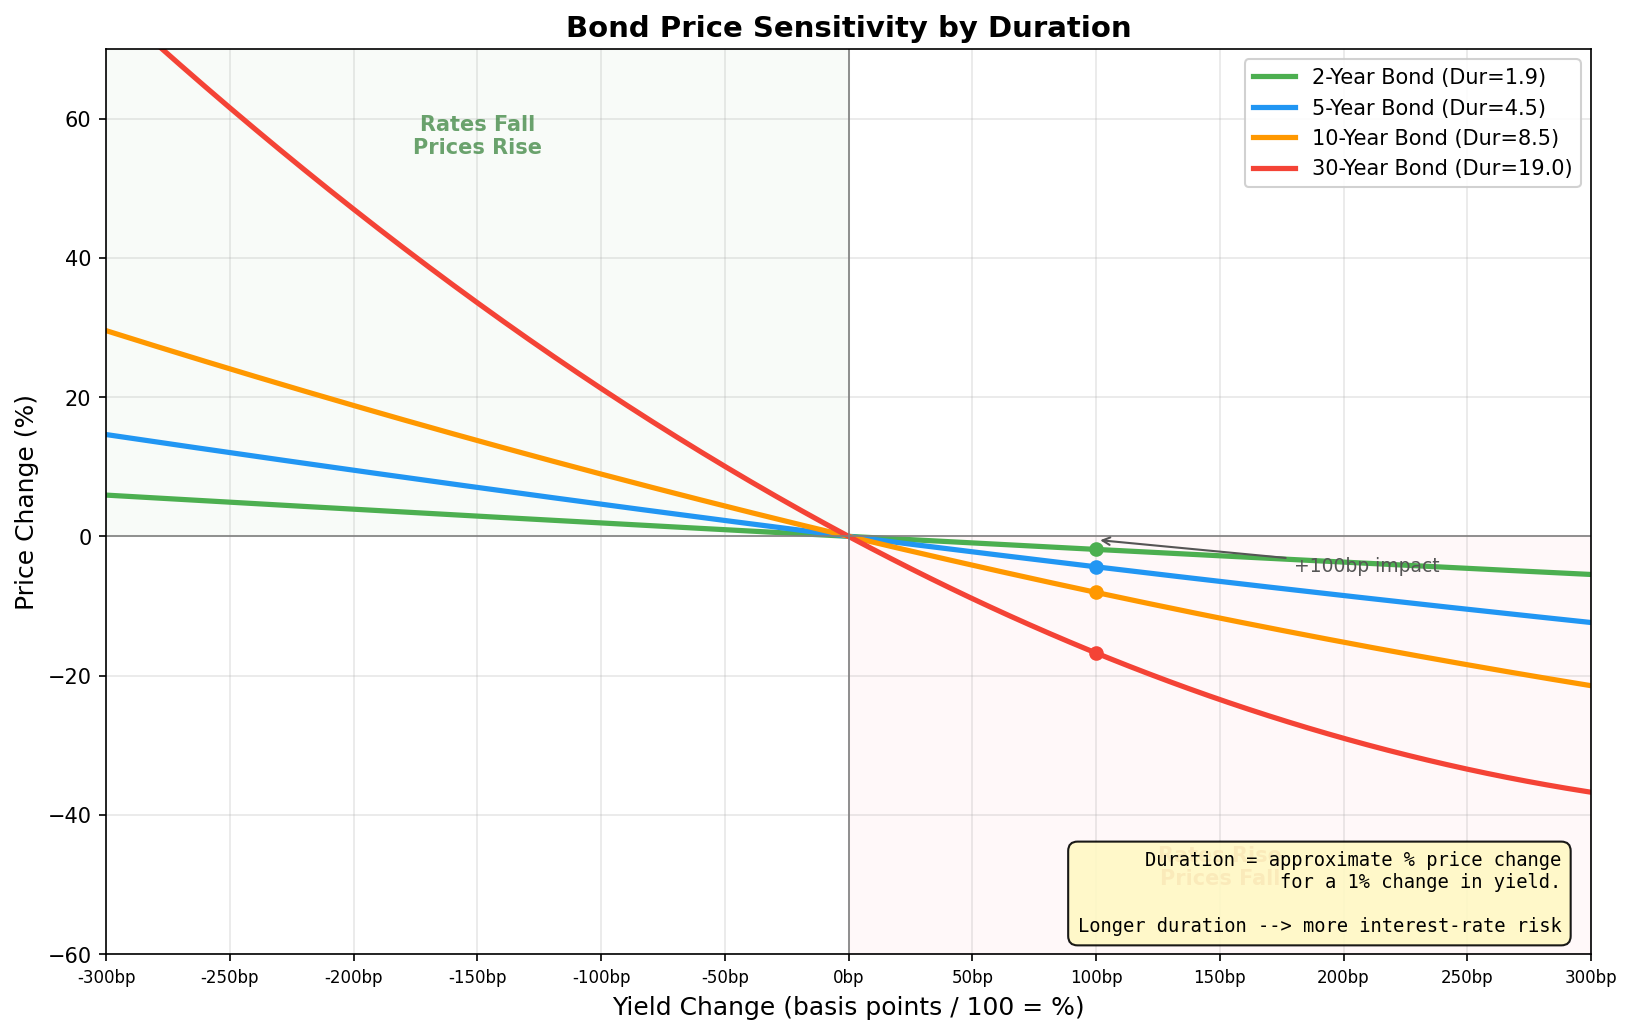

Write Python code to recreate this figure.
"""
Week 32: Bond Duration -- Price Sensitivity to Yield Changes
==============================================================
Shows how bonds of different durations (2yr, 5yr, 10yr, 30yr) react
to yield changes. Longer duration = steeper price change curve.

Output: week32_duration.png
"""

import numpy as np
import matplotlib.pyplot as plt

# -------------------------------------------------------------------
# Bond price approximation using modified duration & convexity
# -------------------------------------------------------------------
def bond_price_change(duration, convexity, yield_change):
    """
    Approximate percentage price change for a given yield shift.
    %dP ~ -D * dy + 0.5 * C * dy^2
    """
    return -duration * yield_change + 0.5 * convexity * yield_change**2

# -------------------------------------------------------------------
# Bond characteristics (modified duration, convexity)
# -------------------------------------------------------------------
bonds = {
    "2-Year Bond":  {"duration": 1.9,  "convexity": 5,    "color": "#4CAF50"},
    "5-Year Bond":  {"duration": 4.5,  "convexity": 25,   "color": "#2196F3"},
    "10-Year Bond": {"duration": 8.5,  "convexity": 90,   "color": "#FF9800"},
    "30-Year Bond": {"duration": 19.0, "convexity": 450,  "color": "#F44336"},
}

# Yield change range: -300bp to +300bp
yield_changes = np.linspace(-0.03, 0.03, 300)

# -------------------------------------------------------------------
# Plotting
# -------------------------------------------------------------------
fig, ax = plt.subplots(figsize=(11, 7))

for name, params in bonds.items():
    pct_change = bond_price_change(
        params["duration"], params["convexity"], yield_changes
    ) * 100  # convert to percentage

    ax.plot(yield_changes * 100, pct_change,
            color=params["color"], linewidth=2.5,
            label=f'{name} (Dur={params["duration"]:.1f})')

# Reference lines
ax.axhline(0, color="grey", linewidth=0.8)
ax.axvline(0, color="grey", linewidth=0.8)

# Shade rate-increase loss zone
ax.fill_betweenx([-60, 0], 0, 3, color="#FFEBEE", alpha=0.3)
ax.text(1.5, -50, "Rates Rise\nPrices Fall", ha="center", fontsize=10,
        color="#C62828", fontweight="bold", alpha=0.7)

# Shade rate-decrease gain zone
ax.fill_betweenx([0, 70], -3, 0, color="#E8F5E9", alpha=0.3)
ax.text(-1.5, 55, "Rates Fall\nPrices Rise", ha="center", fontsize=10,
        color="#2E7D32", fontweight="bold", alpha=0.7)

# Duration interpretation box
info_text = (
    "Duration = approximate % price change\n"
    "for a 1% change in yield.\n\n"
    "Longer duration --> more interest-rate risk"
)
ax.text(0.98, 0.02, info_text, transform=ax.transAxes, fontsize=9,
        verticalalignment="bottom", horizontalalignment="right",
        fontfamily="monospace",
        bbox=dict(boxstyle="round,pad=0.5", facecolor="#FFF9C4", alpha=0.9))

# 100bp example annotations
for name, params in bonds.items():
    pct_at_100bp = bond_price_change(params["duration"], params["convexity"], 0.01) * 100
    ax.plot(1.0, pct_at_100bp, "o", color=params["color"], markersize=6)

ax.annotate("+100bp impact",
            xy=(1.0, -0.5), xytext=(1.8, -5),
            fontsize=9, color="#555",
            arrowprops=dict(arrowstyle="->", color="#555", lw=1))

# Labels and formatting
ax.set_title("Bond Price Sensitivity by Duration", fontsize=14, fontweight="bold")
ax.set_xlabel("Yield Change (basis points / 100 = %)", fontsize=12)
ax.set_ylabel("Price Change (%)", fontsize=12)
ax.legend(loc="upper right", fontsize=10, framealpha=0.9)
ax.grid(True, alpha=0.3)
ax.set_xlim(-3, 3)
ax.set_ylim(-60, 70)

# Custom x-axis labels in basis points
tick_vals = np.arange(-3, 3.5, 0.5)
ax.set_xticks(tick_vals)
ax.set_xticklabels([f"{int(v*100)}bp" for v in tick_vals], fontsize=8)

plt.tight_layout()
plt.savefig("B:/chanmainvest/tutorial/course/animation/week32_duration.png",
            dpi=150, bbox_inches="tight")
plt.close()
print("Saved week32_duration.png")
